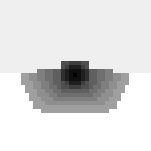
%> input picture ZoneAnalysis/flat_thin_zones_plus_background.tif, 151 x 151 px
$ octave --eval "process_files_for_maps_extract_zone_numbers;"   (GNU Octave 9; MATLAB toolbox functions it lacks are replaced by stand-ins)
%> lines starting %> are read from the running program, lines starting %| are printed output that depends on the picture; in (x1, y1, x2, y2) boxes, pixels count from 0 and x2, y2 are one past the last pixel; in counts of white or black regions, pixels touching at a corner belong together; the program's own positions count from 1
function process_files_for_maps_extract_zone_numbers

the_folder='Z:\user\mhelm1\Nanomap_Analysis\Data\total';


close all
cd(the_folder);

names={};
%Read in zone definitions from tif images
zonesf=imread('Z:\user\mhelm1\Nanomap_Analysis\Matlab\ZoneAnalysis\flat_thin_zones_plus_background.tif'); %% max 11; background up = 16; background down = 17;
%> zonesf is the input picture: size 151x151 uint8; min 1, max 17, mean 14.95
zonesm=imread('Z:\user\mhelm1\Nanomap_Analysis\Matlab\ZoneAnalysis\mushroom_zones_plus_background.tif'); %% max 15; background up = 16; background down = 17;
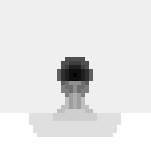
%> input picture ZoneAnalysis/mushroom_zones_plus_background.tif, 151 x 151 px
%> zonesm is the input picture: size 151x151 uint8; min 1, max 17, mean 15.49

% figure; subplot(2,2,1); imagesc(zonesf); axis equal;subplot(2,2,2); imagesc(zonesm); axis equal;

limit=14;

%Create matrix “top”, which is a 150 by 150 matrix. It has the value 1 on the outside 14 entries and 0 in the remaining inside 122x122 entries. This is because after the bandpass the outer 14 entries are 0
top=zonesf-zonesf; sizt=size(top);
%> after `top=zonesf-zonesf`: top: size 151x151 uint8; every value is 0
%> after `sizt=size(top)`: sizt = [151 151]
top(1:limit,:)=1; top(:,1:limit)=1; top(sizt(1)-limit+1:sizt(1),:)=1; top(:,sizt(2)-limit+1:sizt(2))=1;
%> after `top(:,sizt(2)-limit+1:sizt(2))=1`:
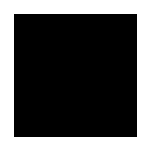
%> top: size 151x151 uint8; values 0 (black) and 1 (white), 33.6% white; 1 white region, box (x1, y1, x2, y2) and area: (0, 0, 151, 151) 7672
% subplot(2,2,3); imagesc(top); axis equal;

matrixm=[]; matrixf=[];
files=[];
files=dir;
folders={};
for i=3:numel(files)
    if files(i).isdir && isempty(regexp(files(i).name,'^[_]','once'))
        folders{numel(folders)+1}=files(i).name;
    end
end


% try
    %Analyze STED images. The other for loops look at homer and DiO
    for abcdef=1:numel(folders)
        disp(folders{abcdef});
        cd([the_folder filesep folders{abcdef}]);
        name=folders{abcdef};

        expression='(?<=UID-)[a-zA-Z0-9]*';
        UID=regexp(name,expression,'match');

        expression='\S*(?=_UID)';
        name=regexp(name,expression,'match');

        name=cat(2,name,UID);
        flat=dlmread('Flat_sted_average_150px_myfilt_total.txt');
        mush=dlmread('Mush_sted_average_150px_myfilt_total.txt');
        %     figure; subplot(2,2,1); imagesc(flat); axis equal;title(name);subplot(2,2,2); imagesc(mush);axis equal;
        % filter the sted images with bandpass of length 14 pixels. This
        % removes a lot of background
        mush=bpass(mush,0,limit);
        flat=bpass(flat,0,limit);
        %     subplot(2,2,3); imagesc(flat); axis equal;subplot(2,2,4); imagesc(mush);axis equal;
        ccc=find(zonesm==16 & top==0);
        %e.	Substract the background, but only from the inside area (which does not have 0 in the matrix “top”). This is only done that way for mushroom, the zones in flat always fall inside the inside area, so no additional constraints have to be taken.
        mush=mush-mean(mush(ccc));
        mush(mush<0)=0;
        mm=[];
        %For each zone sum all intensity within that zone
        for i=1:15
            ccc=find(zonesm==i & top==0);
            mm(i)=sum(mush(ccc));
        end

        %Calculate distribution of intensity over the zones in percentage
        ccc=find(zonesm>0 & zonesm<16 & top==0);
        mm=mm*100/sum(mush(ccc));
        matrixm=cat(1,matrixm,mm);
        ccc=find(zonesf==16);
        flat=flat-mean(flat(ccc));
        flat(flat<0)=0;
        mm=[];
        for i=1:11
            ccc=find(zonesf==i & top==0);
            mm(i)=sum(flat(ccc));
        end
        ccc=find(zonesf>0 & zonesf<16 & top==0);
        mm=mm*100/sum(flat(ccc));
        matrixf=cat(1,matrixf,mm);
%         names{numel(names)+1}=name;
        names=cat(1,names,name);
    end
%> after the loop, names = {}

    figure;
    subplot(1,2,1); imagesc(matrixf(:,1:10));colorbar
%> (this line was passed over: imagesc is not available in this run)
    set(gca,'YTick',1:size(names,1),'YTickLabel',names(:,1))
    subplot(1,2,2); imagesc(matrixm(:,1:14));colorbar;
%> (this line was passed over: imagesc is not available in this run)
    set(gca,'YTick',1:size(names,1),'YTickLabel',names(:,1))

    cd(the_folder);
    dlmwrite('sted_percs_flat_new.txt',matrixf);
    dlmwrite('sted_percs_mushroom_new.txt',matrixm);

    xlswrite('zone_distribution_from_images.xlsx',names,'names');
    xlswrite('zone_distribution_from_images.xlsx',matrixf,'sted_flat');
    xlswrite('zone_distribution_from_images.xlsx',matrixm,'sted_mush');

    matrixm=[]; matrixf=[];
    %Analyze DiO
    for abcdef=1:numel(folders)
%         disp(abcdef);
%         name=cellb{abcdef};
        disp(folders{abcdef});
        cd([the_folder filesep folders{abcdef}]);
%         s=name;
%         s=regexp(s,filesep,'split');
        name=folders{abcdef};
        flat=dlmread('Flat_dio_average_150px_myfilt_total.txt');
        mush=dlmread('Mush_dio_average_150px_myfilt_total.txt');
        ccc=find(zonesm==16);
        mush=mush-mean(mush(ccc));
        mm=[];
        for i=1:15
            ccc=find(zonesm==i);
            mm(i)=sum(mush(ccc));
        end
        ccc=find(zonesm>0 & zonesm<16);
        mm=mm*100/sum(mush(ccc));
        matrixm=cat(1,matrixm,mm);
        ccc=find(zonesf==16);
        flat=flat-mean(flat(ccc));
        mm=[];
        for i=1:11
            ccc=find(zonesf==i);
            mm(i)=sum(flat(ccc));
        end
        ccc=find(zonesf>0 & zonesf<16);
        mm=mm*100/sum(flat(ccc));
        matrixf=cat(1,matrixf,mm);
%         names{numel(names)+1}=name;
    end
    figure;
    subplot(1,2,1); imagesc(matrixf);colorbar
%> (this line was passed over: xdata is not available in this run)
    subplot(1,2,2); imagesc(matrixm);colorbar;
%> (this line was passed over: xdata is not available in this run)

    cd (the_folder);
    dlmwrite('dio_percs_flat_new.txt',matrixf);
    dlmwrite('dio_percs_mushroom_new.txt',matrixm);
    xlswrite('zone_distribution_from_images.xlsx',matrixf,'dio_flat');
    xlswrite('zone_distribution_from_images.xlsx',matrixm,'dio_mush');

    matrixm=[]; matrixf=[];
    %Analyze Homer
    for abcdef=1:numel(folders)
%         disp(abcdef);
%         name=cellb{abcdef};
        disp(folders{abcdef});
        cd([the_folder filesep folders{abcdef}]);
%         s=name;
%         s=regexp(s,filesep,'split');
        name=folders{abcdef};
        flat=dlmread('Flat_homer_average_150px_myfilt_total.txt');
        mush=dlmread('Mush_homer_average_150px_myfilt_total.txt');
        ccc=find(zonesm==16);
        mush=mush-mean(mush(ccc));
        mm=[];
        for i=1:15
            ccc=find(zonesm==i);
            mm(i)=sum(mush(ccc));
        end
        ccc=find(zonesm>0 & zonesm<16);
        mm=mm*100/sum(mush(ccc));
        matrixm=cat(1,matrixm,mm);
        ccc=find(zonesf==16);
        flat=flat-mean(flat(ccc));
        mm=[];
        for i=1:11
            ccc=find(zonesf==i);
            mm(i)=sum(flat(ccc));
        end
        ccc=find(zonesf>0 & zonesf<16);
        mm=mm*100/sum(flat(ccc));
        matrixf=cat(1,matrixf,mm);
%         names{numel(names)+1}=name;
    end
    figure;
    subplot(1,2,1); imagesc(matrixf);colorbar
%> (this line was passed over: xdata is not available in this run)
    subplot(1,2,2); imagesc(matrixm);colorbar;
%> (this line was passed over: xdata is not available in this run)
    cd (the_folder);
    dlmwrite('homer_percs_flat_new.txt',matrixf);
    dlmwrite('homer_percs_mushroom_new.txt',matrixm);
    xlswrite('zone_distribution_from_images.xlsx',matrixf,'homer_flat');
    xlswrite('zone_distribution_from_images.xlsx',matrixm,'homer_mush');
% catch
%     disp(['Error in ' folders{abcdef}]);
% end
end
